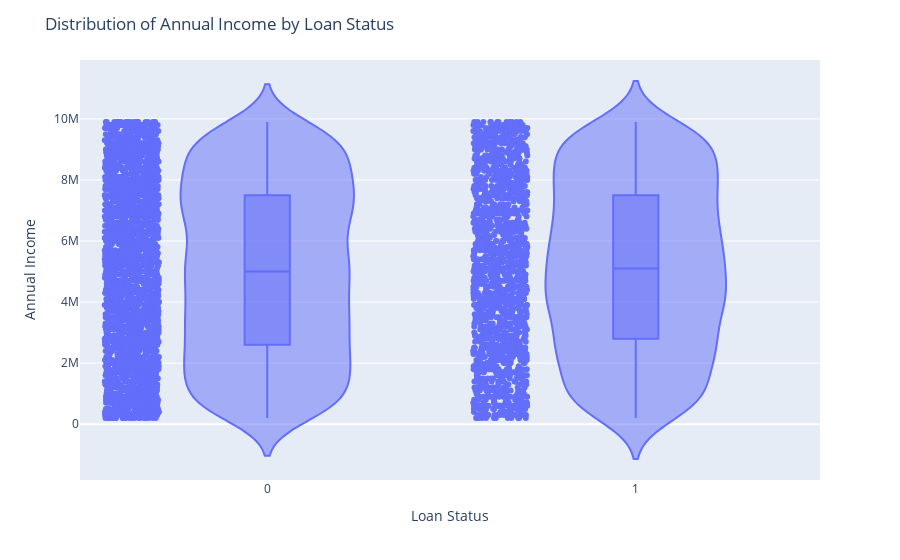

The cell this chart's notebook holds for it:
### Code cell
# Create a violin plot using Plotly Express
fig = px.violin(df, x=" loan_status", y=" income_annum", box=True, points="all", hover_data=df.columns)

# Set plot title and axis labels
fig.update_layout(title="Distribution of Annual Income by Loan Status",
                  xaxis_title="Loan Status",
                  yaxis_title="Annual Income")

# Show the plot
fig.show()

### Figure 1 — Plotly figure (JSON) as saved in the notebook; plotly's stock layout.template omitted (floating-point values rounded to 4 significant figures; data arrays with more than 128 entries replaced by an {"elided": "..."} marker saying what was removed)
{"data": [{"alignmentgroup": "True", "box": {"visible": true}, "customdata": {"elided": "4269x11 int values"}, "hovertemplate": " loan_status=%{x}<br> income_annum=%{y}<br>loan_id=%{customdata[0]}<br> no_of_dependents=%{customdata[1]}<br> education=%{customdata[2]}<br> self_employed=%{customdata[3]}<br> loan_amount=%{customdata[4]}<br> loan_term=%{customdata[5]}<br> cibil_score=%{customdata[6]}<br> residential_assets_value=%{customdata[7]}<br> commercial_assets_value=%{customdata[8]}<br> luxury_assets_value=%{customdata[9]}<br> bank_asset_value=%{customdata[10]}<extra></extra>", "legendgroup": "", "marker": {"color": "#636efa"}, "name": "", "offsetgroup": "", "orientation": "v", "points": "all", "scalegroup": "True", "showlegend": false, "type": "violin", "x": {"elided": "4269 int values"}, "x0": " ", "xaxis": "x", "y": {"elided": "4269 int values"}, "y0": " ", "yaxis": "y"}], "layout": {"legend": {"tracegroupgap": 0}, "margin": {"t": 60}, "title": {"text": "Distribution of Annual Income by Loan Status"}, "violinmode": "group", "xaxis": {"anchor": "y", "domain": [0, 1], "title": {"text": "Loan Status"}}, "yaxis": {"anchor": "x", "domain": [0, 1], "title": {"text": "Annual Income"}}}}
